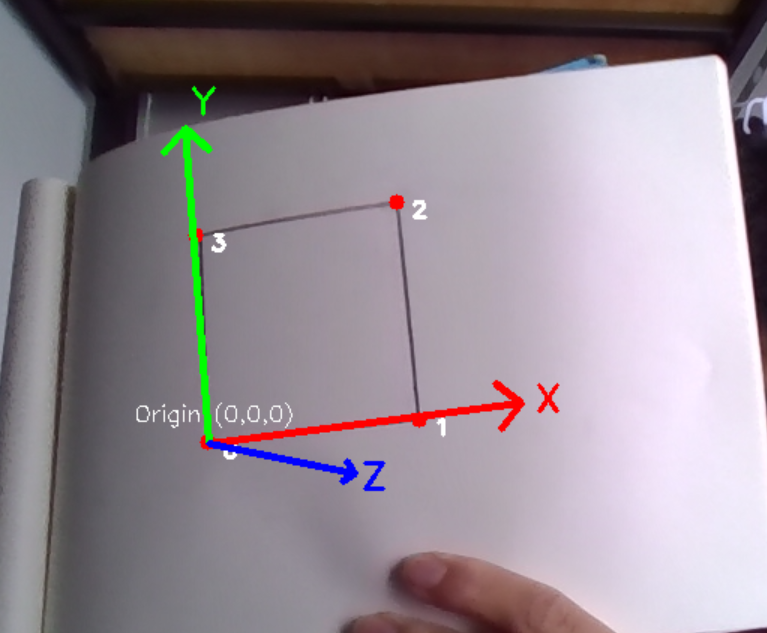
#> input picture project_estimation/0693a2c75d88ef025a87d962bfe6950a.png, 767 x 633 px, given in place of the camera
$ python estimation2.0.py
#> lines starting #> are read from the running program, lines starting #| are printed output that depends on the picture; after the words box and inside, x2 and y2 are one past the last pixel; in counts of white or black regions, pixels touching at a corner belong together
import cv2 as cv
import numpy as np

cap = cv.VideoCapture(0)

width = 0.07
height = 0.07

object_points = np.array([
    [0, 0, 0],  # 左下 - 原点
    [width, 0, 0],  # 右下 (X正方向)
    [width, height, 0],  # 右上
    [0, height, 0]  # 左上 (Y正方向)
], dtype=np.float32)

camera_matrix = np.array([
    [8.855441144881335e+02, 0, 6.594432857279190e+02],
    [0, 8.803756986421753e+02, 3.793912846109970e+02],
    [0, 0, 1]
], dtype=np.float32)

dist_coeffs = np.array([
    -0.1336,  # k1
    0.4863,  # k2
    0.0,  # p1
    0.0,  # p2
    0.0  # k3
], dtype=np.float32).reshape(5, 1)


def auto_canny(image, sigma=0.33):
    md = np.median(image)
    lower_value = int(max(0, (1.0 - sigma) * md))
    upper_value = int(min(255, (1.0 + sigma) * md))
    return cv.Canny(image, lower_value, upper_value)


def order_points_correctly(points):

    points = points.reshape(4, 2)

    y_sorted = points[np.argsort(points[:, 1])]  # 按y坐标升序排列

    bottom_points = y_sorted[2:]
    # 在下方点中，x较小的为左下，x较大的为右下
    bottom_points = bottom_points[np.argsort(bottom_points[:, 0])]
    left_bottom = bottom_points[0]  # 左下
    right_bottom = bottom_points[1]  # 右下
    top_points = y_sorted[:2]
    # 在上方点中，x较大的为右上，x较小的为左上
    top_points = top_points[np.argsort(top_points[:, 0])]
    left_top = top_points[0]  # 左上
    right_top = top_points[1]  # 右上

    ordered = np.array([left_bottom, right_bottom, right_top, left_top], dtype=np.float32)
    return ordered

def improve_corner_detection(image):

    img_gray = cv.cvtColor(image, cv.COLOR_BGR2GRAY)

    img_blur = cv.GaussianBlur(img_gray, (5, 5), 0)

    thresh_adaptive = cv.adaptiveThreshold(img_blur, 255, cv.ADAPTIVE_THRESH_GAUSSIAN_C,
                                           cv.THRESH_BINARY, 11, 2)

    edges = auto_canny(thresh_adaptive)

    kernel = np.ones((3, 3), np.uint8)
    edges_enhanced = cv.morphologyEx(edges, cv.MORPH_CLOSE, kernel)

    return edges_enhanced

#角点检测
def find_corner_improved(image):

    edges_enhanced = improve_corner_detection(image)

    contours, _ = cv.findContours(edges_enhanced, cv.RETR_EXTERNAL, cv.CHAIN_APPROX_SIMPLE)
    contours = sorted(contours, key=cv.contourArea, reverse=True)[:5]

    for contour in contours:
        # 过滤小面积轮廓
        if cv.contourArea(contour) < 1000:
            continue

        perimeter = cv.arcLength(contour, True)
        approx = cv.approxPolyDP(contour, 0.02 * perimeter, True)

        if len(approx) == 4:
            points = approx.reshape(4, 2)

            # 计算四边形质量
            area = cv.contourArea(approx)
            if area < 1000:  # 面积太小可能不可靠
                continue

            # 凸性检查
            if not cv.isContourConvex(approx):
                continue

            return points.astype(np.float32)

    return None


def precise_corner_refinement(image, rough_corners):

    gray = cv.cvtColor(image, cv.COLOR_BGR2GRAY)

    criteria = (cv.TERM_CRITERIA_EPS + cv.TERM_CRITERIA_MAX_ITER, 30, 0.001)
    refined_corners = cv.cornerSubPix(gray, rough_corners, (5, 5), (-1, -1), criteria)

    return refined_corners


while True:
    ret, frame = cap.read()
#> frame is the input picture: shape (633, 767, 3); mean B, G, R 146.7, 138.7, 148.8
    if not ret:
        print("无法获取帧")
        break

    display_frame = frame.copy()
    img_points = find_corner_improved(frame)
#> in improve_corner_detection, `img_gray = cv.cvtColor(image, cv.COLOR_BGR2GRAY)`:
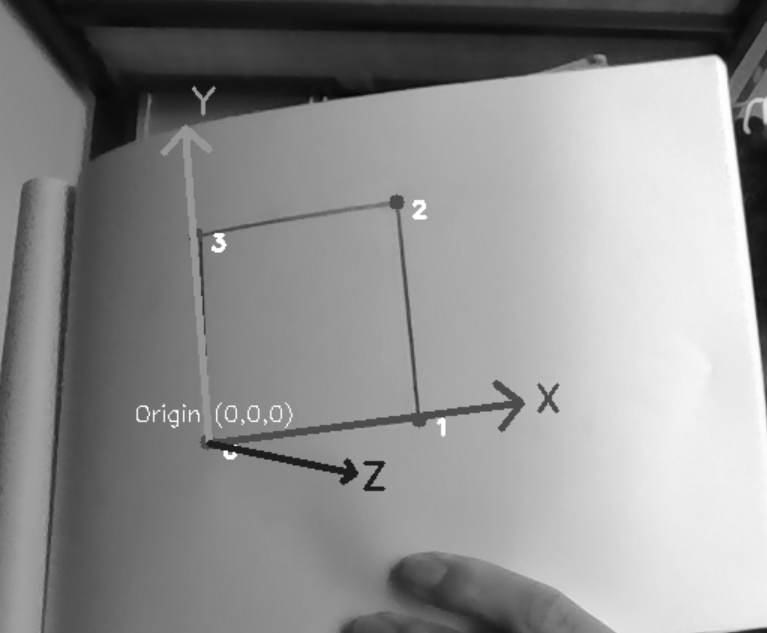
#> img_gray: shape (633, 767); min 6, max 255, mean 142.6
#> in improve_corner_detection, `thresh_adaptive = cv.adaptiveThreshold(img_blur, 255, cv.ADAPTIVE_THRE..`:
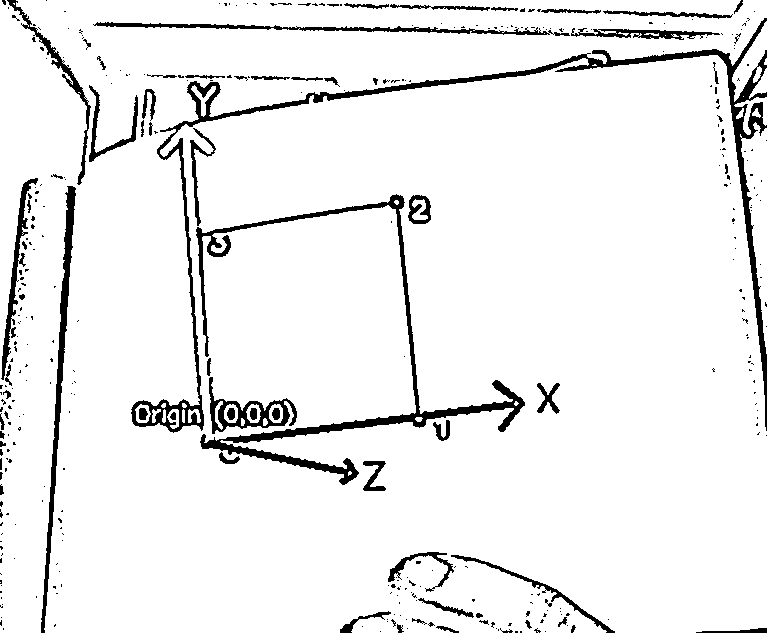
#> thresh_adaptive: shape (633, 767); 93.3% white; 366 black regions (297 under 20 px), largest, box (x1, y1, x2, y2) and area: (131, 18, 767, 433) 8921, (196, 194, 525, 485) 6473, (41, 186, 76, 633) 2477
#> in auto_canny, `md = np.median(image)`: md = 255
#> in auto_canny, `lower_value = int(max(0, (1.0 - sigma) * md))`: lower_value = 170
#> in auto_canny, `upper_value = int(min(255, (1.0 + sigma) * md))`: upper_value = 255
#> in auto_canny, `return cv.Canny(image, lower_value, upper_value)`:
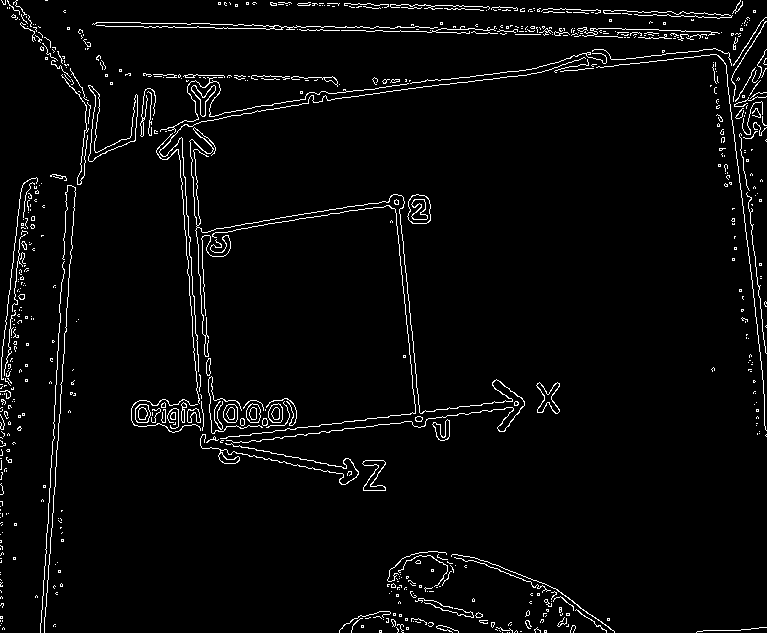
#> returned value: shape (633, 767); 3.4% white in thin lines or dots
#> in improve_corner_detection, `edges_enhanced = cv.morphologyEx(edges, cv.MORPH_CLOSE, kernel)`:
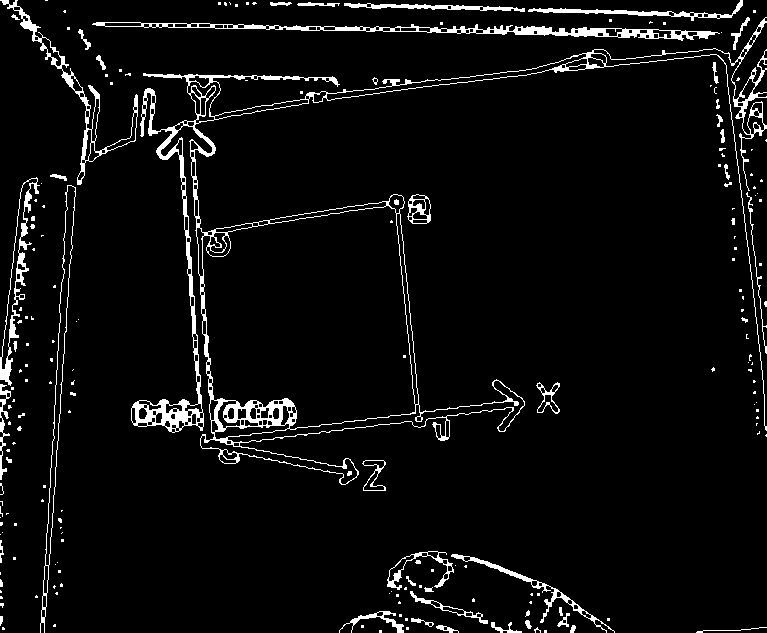
#> edges_enhanced: shape (633, 767); 5.1% white; 196 white regions (145 under 20 px)
#> in find_corner_improved, `contours, _ = cv.findContours(edges_enhanced, cv.RETR_EXTERNAL, cv.CHA..`: contours = 192 contours, 157 with area under 20; largest, box (x1, y1, x2, y2) and area: (131, 17, 767, 485) 57176, (92, 22, 720, 41) 2894, (40, 185, 76, 633) 2440, (0, 0, 138, 185) 1952, (0, 177, 40, 386) 1798
#> in find_corner_improved, `contours = sorted(contours, key=cv.contourArea, reverse=True)[:5]`: contours = 5 contours; box (x1, y1, x2, y2) and area: (131, 17, 767, 485) 57176, (92, 22, 720, 41) 2894, (40, 185, 76, 633) 2440, (0, 0, 138, 185) 1952, (0, 177, 40, 386) 1798
#> the loop in find_corner_improved, `for contour in contours:` made 5 passes
#> (perimeter, approx) on passes 2, 3, 5: (1423.4, [[92, 24], [719, 33]]), (959, [[71, 185], [40, 632]]), (664.9, [[36, 177], [19, 199], [10, 385]])
#> perimeter on passes 1, 4: 6840.4, 893.5

    if img_points is not None:
        img_points_refined = precise_corner_refinement(frame, img_points)

        img_points_ordered = order_points_correctly(img_points_refined)

        for i, (x, y) in enumerate(img_points_ordered):
            cv.circle(display_frame, (int(x), int(y)), 5, (0, 255, 0), -1)
            labels = ["LB", "RB", "RT", "LT"]
            cv.putText(display_frame, labels[i], (int(x) + 10, int(y) + 10),
                       cv.FONT_HERSHEY_SIMPLEX, 0.5, (0, 255, 0), 1)

        cv.polylines(display_frame, [img_points_ordered.astype(np.int32)], True, (0, 255, 255), 2)

        success, rvec, tvec = cv.solvePnP(object_points, img_points_ordered, camera_matrix, dist_coeffs)

        if success:

            cv.drawFrameAxes(display_frame, camera_matrix, dist_coeffs,rvec, tvec, width * 0.5)

    cv.imshow('Improved Pose Estimation', display_frame)

    key = cv.waitKey(1) & 0xFF
#> (key q is pressed here)
    if key == ord('q'):
        break

cap.release()
cv.destroyAllWindows()
